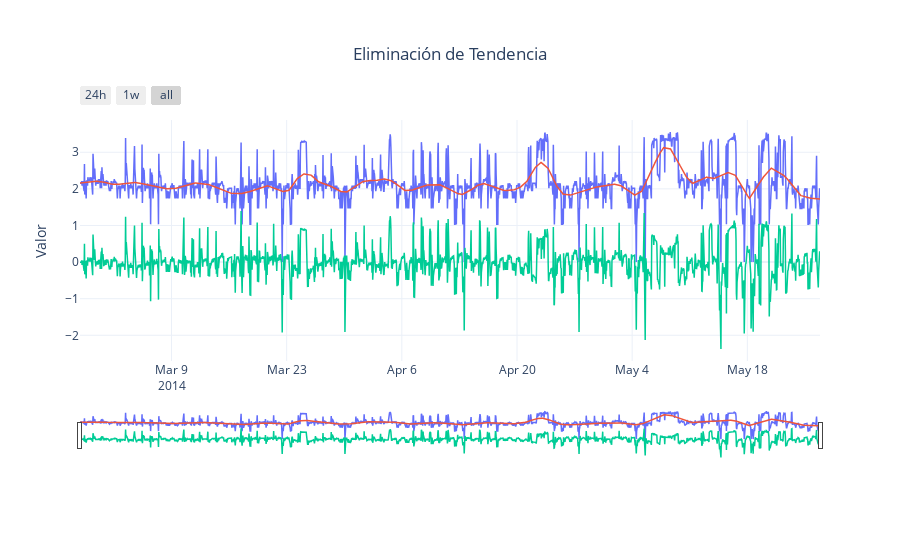

The code cell stored with this chart in its notebook:
### Code cell
df['Trend'] = %R df_r$Trend
df['Trend_Removed'] = %R df_r$Trend_Removed

plot_('Eliminación de Tendencia', 
      (df.index, df["BoxCox_Consumo"], "Box-Cox"),
      (df.index, df["Trend"], "Tendencia Suavizada"),
      (df.index, df["Trend_Removed"], "Residuo (Sin Tendencia)"))

### Figure 1 — Plotly figure (JSON) as saved in the notebook; plotly's stock layout.template omitted (floating-point values rounded to 4 significant figures; data arrays with more than 128 entries replaced by an {"elided": "..."} marker saying what was removed)
{"data": [{"line": {"width": 1.5}, "mode": "lines", "name": "Box-Cox", "type": "scatter", "x": {"elided": "2160 str values"}, "y": {"elided": "2160 float values"}}, {"line": {"width": 1.5}, "mode": "lines", "name": "Tendencia Suavizada", "type": "scatter", "x": {"elided": "2160 str values"}, "y": {"elided": "2160 float values"}}, {"line": {"width": 1.5}, "mode": "lines", "name": "Residuo (Sin Tendencia)", "type": "scatter", "x": {"elided": "2160 str values"}, "y": {"elided": "2160 float values"}}], "layout": {"legend": {"orientation": "h", "x": 0.5, "xanchor": "center", "y": -0.3, "yanchor": "top"}, "margin": {"b": 100, "t": 120}, "title": {"text": "Eliminación de Tendencia", "x": 0.5, "xanchor": "center"}, "xaxis": {"rangeselector": {"buttons": [{"count": 24, "label": "24h", "step": "hour", "stepmode": "backward"}, {"count": 7, "label": "1w", "step": "day", "stepmode": "backward"}, {"step": "all"}], "x": 0, "y": 1.05}, "rangeslider": {"visible": true}, "type": "date"}, "yaxis": {"autorange": true, "title": {"text": "Valor"}}}}
